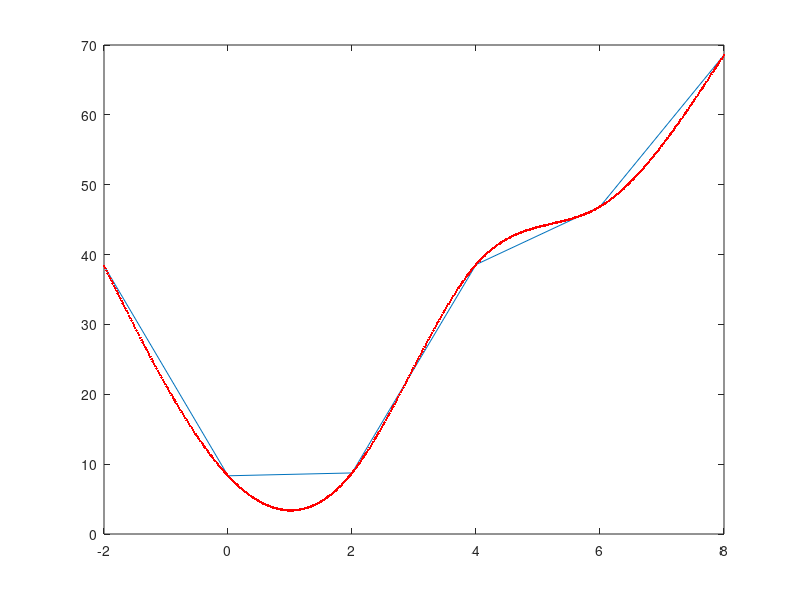

This chart was generated by the following MATLAB code:
cla
clear

hold off

func=@(x) (x.^2 + 10 ./ (sin(x) + 1.2));

fplot(func,[-2,8])

x=linspace(-2,8,6);  # x1〜x6 (n=6)
n=columns(x);



# hx_j=x_j+1 - x_j
# hx(j) = x(j+1) - x(j) , j=1..n-1
hx=x(2:end)-x(1:end-1);   

y=func(x)

# hy_j=y_j+1 - y_j
# hy(j) = y(j+1) - y(j) , j=1..n-1

hy=y(2:end) - y(1:end-1);

plot(x,y)

# yの2階微分の連立方程式を最初に解く
# 詳細はググる（この本には書いてない)
u=zeros(n,1);    # funcのx1〜xnでの２階微分
A=zeros(n,n);
B=zeros(n,1);


A(1,1)=1;   # (u1=0とするので、こうおく)

A(2,1)=hx(1);
A(2,2)=2*(hx(2)+hx(1));
A(2,3)=hx(2);

A(3,2)=hx(2);
A(3,3)=2*(hx(3)+hx(2));
A(3,4)=hx(3);

A(4,3)=hx(3);
A(4,4)=2*(hx(4)+hx(3));
A(4,5)=hx(4);

A(5,4)=hx(4);
A(5,5)=2*(hx(5)+hx(4));
A(5,6)=hx(5);

A(6,6)=1; # u6=0とするので、ここは1


B(1)=0;    # u6=0
B(2)=6*(hy(2)/hx(2)-hy(1)/hx(1));
B(3)=6*(hy(3)/hx(3)-hy(2)/hx(2));
B(4)=6*(hy(4)/hx(4)-hy(3)/hx(3));
B(5)=6*(hy(5)/hx(5)-hy(4)/hx(4));
B(6)=0;

A=A(2:rows(A)-1, 2:columns(A)-1);
B=B(2:end-1);

u=A\B

#hu=u(2:end)-u(1:end-1);
hu=[u(1:end);0] -[0;u(1:end)];
u=[0;u(1:end)];

# 以後、u(end)は使わないしややこしいので削除
#u=u(1:end-1);

# ややこしいので、全部列行列に合わせる
hx=hx'
hy=hy'

# S(x) = a_i(x-x_i)^3 + b_i(x-x_i)^2 + c_i(x-x_i) + d_i

# b_i = u_i / 2
b=u/2;

a=hu ./ hx / 6;

c=hy./hx - hx .* (2 * u + [u(2:end);0]) / 6

d=y(1:end-1);

xx=linspace(-2,0,100);
yy=a(1)*(xx-x(1)).^3 + b(1)*(xx-x(1)).^2+c(1)*(xx-x(1))+d(1);

hold on
plot(xx,yy, "r.");

xx=linspace(0,2,100);
yy=a(2)*(xx-x(2)).^3 + b(2)*(xx-x(2)).^2+c(2)*(xx-x(2))+d(2);

hold on
plot(xx,yy, "r.");

xx=linspace(2,4,100);
yy=a(3)*(xx-x(3)).^3 + b(3)*(xx-x(3)).^2+c(3)*(xx-x(3))+d(3);

hold on
plot(xx,yy, "r.");

xx=linspace(4,6,100);
yy=a(4)*(xx-x(4)).^3 + b(4)*(xx-x(4)).^2+c(4)*(xx-x(4))+d(4);

hold on
plot(xx,yy, "r.");
xx=linspace(6,8,100);
yy=a(5)*(xx-x(5)).^3 + b(5)*(xx-x(5)).^2+c(5)*(xx-x(5))+d(5);

hold on
plot(xx,yy, "r.");
